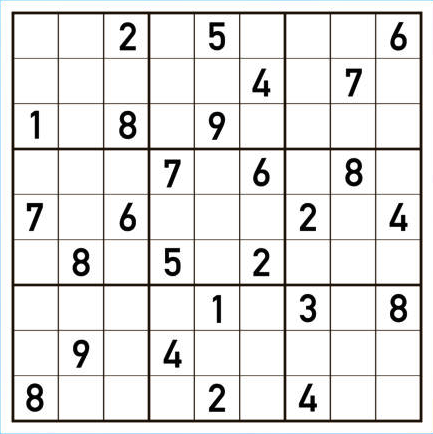
#> input picture assets/puzzle_2.png, 433 x 434 px, found by its file name
$ python test.py
#> lines starting #> are read from the running program, lines starting #| are printed output that depends on the picture; after the words box and inside, x2 and y2 are one past the last pixel; in counts of white or black regions, pixels touching at a corner belong together
import cv2
import numpy as np
import os
import pytesseract

def extract_sudoku_grid(image_path):
    # Create debug directory if it doesn't exist
#> called with image_path = 'assets/puzzle_2.png'
    debug_dir = "debug_output"
    if not os.path.exists(debug_dir):
        os.makedirs(debug_dir)

    # Clear previous debug images
    for file in os.listdir(debug_dir):
        if file.endswith(".png"):
            os.remove(os.path.join(debug_dir, file))

    # Read image
    img = cv2.imread(image_path)
#> img is the input picture: shape (434, 433, 3); mean B, G, R 228.5, 229.4, 229.9
    if img is None:
        raise Exception("Could not read image")

    # Convert to grayscale and blur
    gray = cv2.cvtColor(img, cv2.COLOR_BGR2GRAY)
    blur = cv2.GaussianBlur(gray, (9, 9), 0)
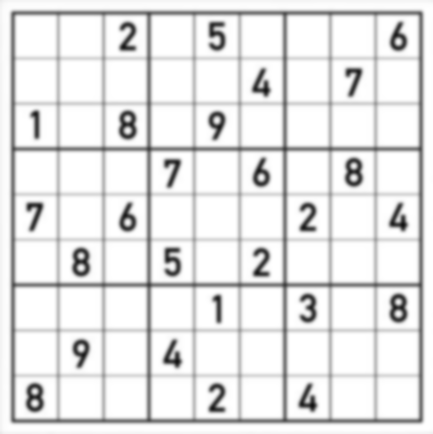
#> blur: shape (434, 433); min 18, max 255, mean 229.6

    # Adaptive thresholding with adjusted parameters
    thresh = cv2.adaptiveThreshold(blur, 255, cv2.ADAPTIVE_THRESH_GAUSSIAN_C, cv2.THRESH_BINARY, 15, 4)
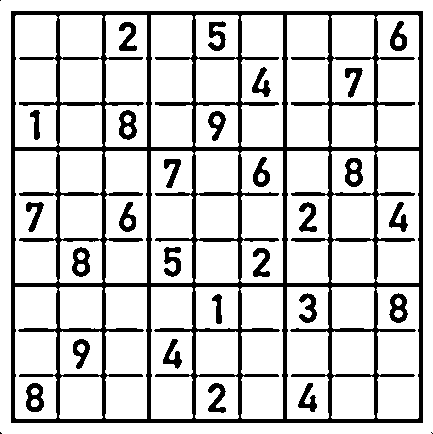
#> thresh: shape (434, 433); 80.9% white; 30 black regions (3 under 20 px), largest, box (x1, y1, x2, y2) and area: (11, 11, 423, 423) 28855, (26, 383, 44, 412) 332, (72, 247, 90, 277) 330

    # Invert image
    thresh = cv2.bitwise_not(thresh)

    # Dilate to fill gaps
    kernel = np.array([[0., 1., 0.], [1., 1., 1.], [0., 1., 0.]], np.uint8)
    dilated = cv2.dilate(thresh, kernel)
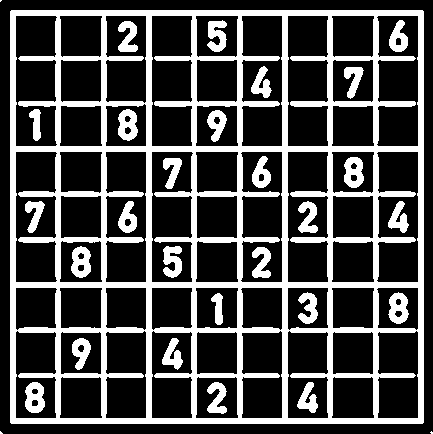
#> dilated: shape (434, 433); 28.4% white; 30 white regions (3 under 20 px)

    # Find contours
    contours, _ = cv2.findContours(dilated, cv2.RETR_EXTERNAL, cv2.CHAIN_APPROX_SIMPLE)
#> contours = 4 contours, 3 with area under 20; largest, box (x1, y1, x2, y2) and area: (10, 10, 424, 424) 170567

    # Find largest contour with 4 corners (the puzzle grid)
    max_area = 0
    puzzle_contour = None

    for contour in contours:
        area = cv2.contourArea(contour)
        peri = cv2.arcLength(contour, True)
        approx = cv2.approxPolyDP(contour, 0.02 * peri, True)

        if len(approx) == 4 and area > max_area:
            puzzle_contour = approx
            max_area = area
#> this loop made 4 passes
#> (area, peri, puzzle_contour, max_area) on pass 3: (170567, 1649.7, [[11, 10], [10, 422], [422, 423], [423, 11]], 170567)
#> after the loop, max_area = 170567

    if puzzle_contour is None:
        raise Exception("Could not find Sudoku grid")

    # Get perspective transform
    puzzle_contour = puzzle_contour.reshape(4, 2)
    rect = np.zeros((4, 2), dtype="float32")

    # Order points: top-left, top-right, bottom-right, bottom-left
    s = puzzle_contour.sum(axis=1)
#> s = [21, 432, 845, 434]
    rect[0] = puzzle_contour[np.argmin(s)]
    rect[2] = puzzle_contour[np.argmax(s)]

    diff = np.diff(puzzle_contour, axis=1)
#> diff = [-1, 412, 1, -412]
    rect[1] = puzzle_contour[np.argmin(diff)]
    rect[3] = puzzle_contour[np.argmax(diff)]

    # Calculate dimensions
    width = max(
        int(np.sqrt(((rect[2][0] - rect[3][0]) ** 2) + ((rect[2][1] - rect[3][1]) ** 2))),
        int(np.sqrt(((rect[1][0] - rect[0][0]) ** 2) + ((rect[1][1] - rect[0][1]) ** 2)))
    )
    height = max(
        int(np.sqrt(((rect[1][0] - rect[2][0]) ** 2) + ((rect[1][1] - rect[2][1]) ** 2))),
        int(np.sqrt(((rect[0][0] - rect[3][0]) ** 2) + ((rect[0][1] - rect[3][1]) ** 2)))
    )

    # Create destination points
    dst = np.array([
        [0, 0],
        [width - 1, 0],
        [width - 1, height - 1],
        [0, height - 1]
    ], dtype="float32")

    # Apply perspective transform
    M = cv2.getPerspectiveTransform(rect, dst)
    warped = cv2.warpPerspective(gray, M, (width, height))
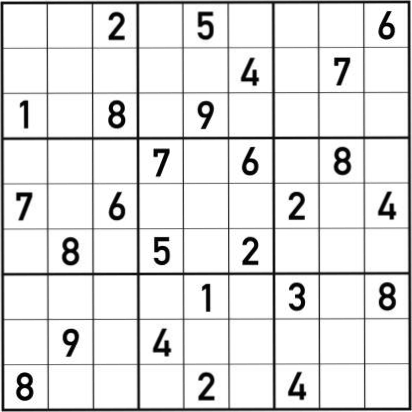
#> warped: shape (412, 412); min 0, max 255, mean 227.3

    # Resize to larger fixed size for better digit recognition
    warped = cv2.resize(warped, (630, 630))  # Increased from 450x450
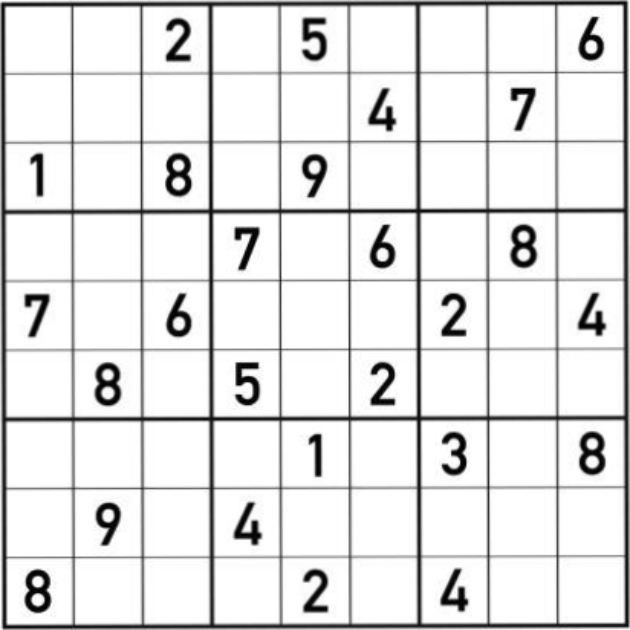
#> warped: shape (630, 630); min 0, max 255, mean 227.1

    # Split into 9x9 grid
    grid = []
    cell_height = warped.shape[0] // 9
#> cell_height = 70
    cell_width = warped.shape[1] // 9
#> cell_width = 70

    # Configure tesseract with adjusted parameters
    custom_config = r'--oem 3 --psm 6 -c tessedit_char_whitelist=123456789'  # Changed PSM mode

    for i in range(9):
        row = []
        for j in range(9):
            # Extract cell with larger margin
            margin = 8
            cell = warped[i*cell_height+margin:(i+1)*cell_height-margin,
                         j*cell_width+margin:(j+1)*cell_width-margin]

            # Save original cell for debugging
            cv2.imwrite(f"{debug_dir}/cell_{i}_{j}_original.png", cell)

            # Calculate white pixel percentage for debugging
            # Note: In grayscale, white is 255 and black is 0
            # We consider pixels above 200 as "white" to account for slight variations
            white_pixels = np.sum(cell > 200)
            total_pixels = cell.size
            white_percentage = white_pixels / total_pixels

            # Save debugging info
            with open(f"{debug_dir}/cell_{i}_{j}_debug.txt", 'w') as f:
                f.write(f"White percentage: {white_percentage:.2f}\n")

            if white_percentage > 0.90:  # Adjusted threshold based on new calculation
                row.append(0)
            else:
                try:
                    digit = pytesseract.image_to_string(cell, config=custom_config).strip()

                    # Save OCR result for debugging
                    with open(f"{debug_dir}/cell_{i}_{j}_ocr.txt", 'w') as f:
                        f.write(f"OCR result: {digit}\n")

                    if digit and digit.isdigit() and 1 <= int(digit) <= 9:
                        row.append(int(digit))
                    else:
                        row.append(0)
                except Exception as e:
                    # Log any errors for debugging
                    with open(f"{debug_dir}/cell_{i}_{j}_error.txt", 'w') as f:
                        f.write(str(e))
                    row.append(0)

        grid.append(row)
#> this loop made 1 pass
#> pass 1, in extract_sudoku_grid, `cv2.imwrite(f"{debug_dir}/cell_{i}_{j}_original.png", cell)`:
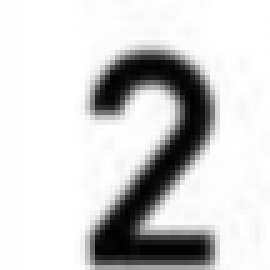
#> saved as cell_0_2_original.png: shape (54, 54) (shown 5 times larger); min 1, max 255, mean 208.5
#> after the loop, grid = []

    return grid

if __name__ == "__main__":
    # Example usage
    try:
#> (the run stopped early here; a loop or call above may not have finished)

$ run again, with assets/puzzle_3.png copied over assets/puzzle_2.png
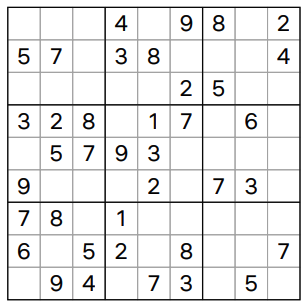
#> input picture assets/puzzle_3.png, 308 x 308 px, found by its file name
#> in extract_sudoku_grid, img is the input picture: shape (308, 308, 3); mean B, G, R 234.4, 234.4, 234.4
#> in extract_sudoku_grid, `dilated = cv2.dilate(thresh, kernel)`:
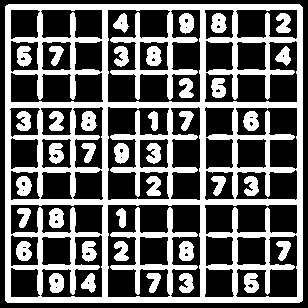
#> dilated: shape (308, 308); 39.4% white; 39 white regions
#> contours = 1 contour; box (x1, y1, x2, y2) and area: (5, 4, 303, 303) 88494
#> the loop in extract_sudoku_grid, `for contour in contours:` made 1 pass
#> (area, peri, puzzle_contour, max_area) on pass 1: (88493.5, 1184.7, [[6, 5], [5, 300], [301, 301], [302, 7]], 88493.5)
#> after the loop in extract_sudoku_grid, `for contour in contours:`: max_area = 88493.5
#> s = [11, 305, 602, 309]
#> diff = [-1, 295, 0, -295]
#> the loop in extract_sudoku_grid, `for i in range(9):` made 1 pass
#> pass 1, in extract_sudoku_grid, `cv2.imwrite(f"{debug_dir}/cell_{i}_{j}_original.png", cell)`:
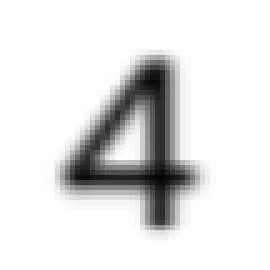
#> saved as cell_0_3_original.png: shape (54, 54) (shown 5 times larger); min 6, max 255, mean 227.2
#> after the loop in extract_sudoku_grid, `for i in range(9):`: grid = []

$ run again, with assets/puzzle_4.png copied over assets/puzzle_2.png
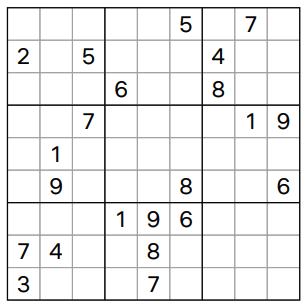
#> input picture assets/puzzle_4.png, 307 x 307 px, found by its file name
#> in extract_sudoku_grid, img is the input picture: shape (307, 307, 3); mean B, G, R 237.5, 237.4, 237.4
#> in extract_sudoku_grid, `dilated = cv2.dilate(thresh, kernel)`:
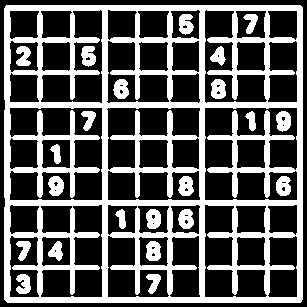
#> dilated: shape (307, 307); 36.1% white; 23 white regions
#> contours = 1 contour; box (x1, y1, x2, y2) and area: (4, 5, 303, 303) 88474
#> the loop in extract_sudoku_grid, `for contour in contours:` made 1 pass
#> (area, peri, puzzle_contour, max_area) on pass 1: (88474.5, 1186.4, [[6, 5], [4, 299], [300, 302], [302, 7]], 88474.5)
#> after the loop in extract_sudoku_grid, `for contour in contours:`: max_area = 88474.5
#> s = [11, 303, 602, 309]
#> diff = [-1, 295, 2, -295]
#> after the loop in extract_sudoku_grid, `for i in range(9):`:
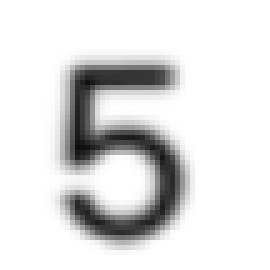
#> cell: shape (54, 54) (shown 5 times larger); min 13, max 255, mean 224.4
#> after the loop in extract_sudoku_grid, `for i in range(9):`: grid = []
